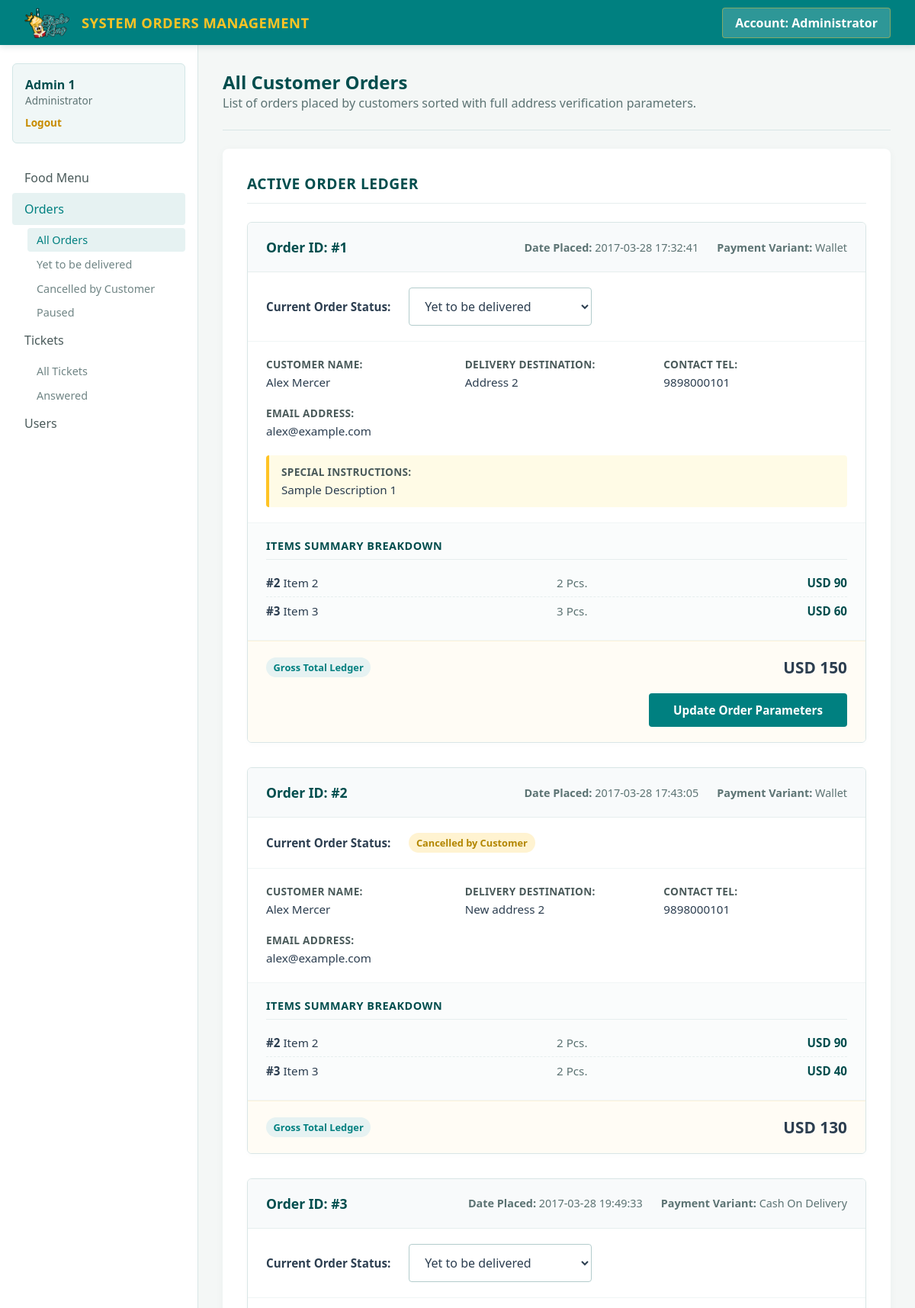
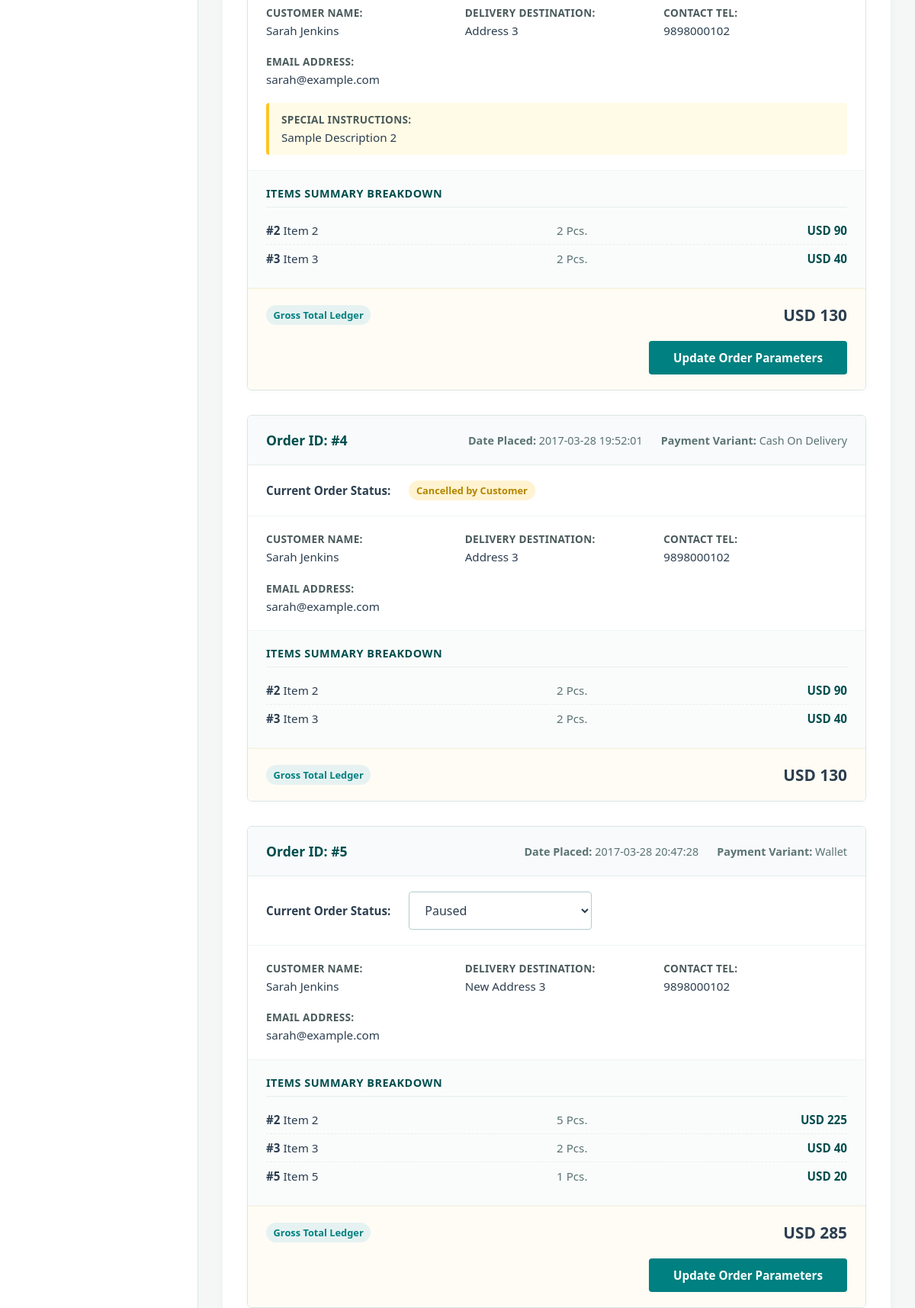
The app's page /all-orders.php (signed in, upper part) with its own data (2 pictures, top to bottom).
### tables this page shows
CREATE TABLE `orders` (
  `id` int(11) NOT NULL,
  `customer_id` int(11) NOT NULL,
  `address` varchar(300) NOT NULL,
  `description` varchar(300) NOT NULL,
  `date` datetime NOT NULL DEFAULT CURRENT_TIMESTAMP,
  `payment_type` varchar(16) NOT NULL DEFAULT 'Wallet',
  `total` int(11) NOT NULL,
  `status` varchar(25) NOT NULL DEFAULT 'Yet to be delivered',
  `deleted` tinyint(4) NOT NULL DEFAULT '0'
);

CREATE TABLE `users` (
  `id` int(11) NOT NULL,
  `role` varchar(15) NOT NULL DEFAULT 'Customer',
  `name` varchar(15) NOT NULL,
  `username` varchar(10) NOT NULL,
  `password` varchar(16) NOT NULL,
  `email` varchar(35) DEFAULT NULL,
  `address` varchar(300) DEFAULT NULL,
  `contact` bigint(11) NOT NULL,
  `verified` tinyint(1) NOT NULL DEFAULT '0',
  `deleted` tinyint(4) NOT NULL DEFAULT '0'
);

CREATE TABLE `order_details` (
  `id` int(11) NOT NULL,
  `order_id` int(11) NOT NULL,
  `item_id` int(11) NOT NULL,
  `quantity` int(11) NOT NULL,
  `price` int(11) NOT NULL
);

CREATE TABLE `items` (
  `id` int(11) NOT NULL,
  `name` varchar(20) NOT NULL,
  `price` int(11) NOT NULL,
  `deleted` tinyint(4) NOT NULL DEFAULT '0'
);

### includes/connect.php (called while the page is built, shortened)
<?php
$name = $_SESSION['name'];
$role = $_SESSION['role'];
?>

### all-orders.php (the view, shortened to what this page needs)
<?php
include 'includes/connect.php';
  if($_SESSION['admin_sid']==session_id())
  {
    ?>
<!DOCTYPE html>
<html lang="en">
<head>
  <link href="css/style.css" type="text/css" rel="stylesheet" media="screen,projection">
</head>
<body class="admin-theme">
  <header>
    <div class="nav-wrapper">
      <div class="header-brand-group">
        <a href="index.php">
          <img src="images/SKLogo.png" alt="Logo" class="header-logo-img">
        </a>
        <span class="logo-text">System Orders Management</span>
      </div>
      <div class="balance-box">
        Account: <?php echo htmlspecialchars($role); ?>
      </div>
    </div>
  </header>
  <div class="dashboard-grid">
    <aside>
      <div class="user-details">
        <span class="profile-name"><?php echo htmlspecialchars($name); ?></span>
        <p class="user-role"><?php echo htmlspecialchars($role); ?></p>
        <a href="routers/logout.php" class="logout-link">Logout</a>
      </div>
      <ul class="side-nav-links">
        <li>
          <a href="index.php">Food Menu</a>
        </li>
        <li class="active">
          <a>Orders</a>
          <ul>
            <li class="<?php echo !isset($_GET['status']) ? 'active' : ''; ?>">
              <a href="all-orders.php">All Orders</a>
            </li>
            <?php
              $sql = mysqli_query($con, "SELECT DISTINCT status FROM orders;");
              while($row = mysqli_fetch_array($sql)){
                $is_active = (isset($_GET['status']) && $_GET['status'] == $row['status']) ? 'class="active"' : '';
                echo '<li ' . $is_active . '><a href="all-orders.php?status=' . urlencode($row['status']) . '">' . htmlspecialchars($row['status']) . '</a></li>';
              }
            ?>
          </ul>
        </li>
        <li>
          <a>Tickets</a>
          <ul>
            <li><a href="all-tickets.php">All Tickets</a></li>
            <?php
              $sql = mysqli_query($con, "SELECT DISTINCT status FROM tickets;");
              while($row = mysqli_fetch_array($sql)){
                echo '<li><a href="all-tickets.php?status=' . urlencode($row['status']) . '">' . htmlspecialchars($row['status']) . '</a></li>';
              }
            ?>
          </ul>
        </li>
        <li>
          <a href="users.php">Users</a>
        </li>
      </ul>
    </aside>
    <main>
      <h5 class="breadcrumbs-title">All Customer Orders</h5>
      <p class="caption">List of orders placed by customers sorted with full address verification parameters.</p>
      <div class="divider"></div>
      <div class="content-card">
        <h4 class="workspace-section-heading" style="color: #004d4d; font-size: 1.2rem; font-weight: 600; margin-bottom: 1.5rem;">Active Order Ledger</h4>
        <?php
          if(isset($_GET['status'])){
            $status_filter = $_GET['status'];
          } else {
            $status_filter = '%';
          }
          $sql = mysqli_query($con, "SELECT * FROM orders WHERE status LIKE '$status_filter';");
          while($row = mysqli_fetch_array($sql))
          {
            $status = $row['status'];
            $deleted = $row['deleted'];
            $order_id = $row['id'];
            $customer_id = $row['customer_id'];
            echo '<div class="order-card-wrapper">';
            if(!$deleted) {
              echo '  <form method="post" action="routers/edit-orders.php">';
            }
            echo '  <ul class="orders-collection">';
            echo '    <li class="order-group-item order-header-row">';
            echo '      <div class="order-title-id">Order ID: #' . htmlspecialchars($order_id) . '</div>';
            echo '      <div class="order-meta-info">';
            echo '        <p><strong>Date Placed:</strong> ' . htmlspecialchars($row['date']) . '</p>';
            echo '        <p><strong>Payment Variant:</strong> ' . htmlspecialchars($row['payment_type']) . '</p>';
            echo '      </div>';
            echo '    </li >';
            echo '    <li class="order-group-item">';
            echo '      <div class="status-alignment-row">';
            echo '        <div class="status-label"><strong>Current Order Status:</strong></div>';
            if($deleted) {
              echo '      <div><span class="badge-ui bg-dark">' . htmlspecialchars($status) . '</span></div>';
            } else {
              echo '      <div class="status-input-group">';
              echo '        <div class="input-field" style="margin: 0;">';
              echo '          <select name="status">';
              echo '            <option value="Yet to be delivered" ' . ($status == 'Yet to be delivered' ? 'selected' : '') . '>Yet to be delivered</option>';
              echo '            <option value="Paused" ' . ($status == 'Paused' ? 'selected' : '') . '>Paused</option>';
              echo '          </select>';
              echo '        </div>';
              echo '      </div>';
            }
            echo '      </div>';
            echo '    </li>';
            $sql3 = mysqli_query($con, "SELECT * FROM users WHERE id = $customer_id;");
            while($row3 = mysqli_fetch_array($sql3))
            {
              echo '    <li class="order-group-item">';
              echo '      <div class="order-customer-grid">';
              echo '        <div><strong>Customer Name:</strong><p>' . htmlspecialchars($row3['name']) . '</p></div>';
              echo '        <div><strong>Delivery Destination:</strong><p>' . htmlspecialchars($row['address']) . '</p></div>';
              if(!empty($row3['contact'])) echo '<div><strong>Contact Tel:</strong><p>' . htmlspecialchars($row3['contact']) . '</p></div>';
              if(!empty($row3['email'])) echo '<div><strong>Email Address:</strong><p>' . htmlspecialchars($row3['email']) . '</p></div>';
              if(!empty($row['description'])) echo '<div class="grid-span-full"><strong>Special Instructions:</strong><p>' . htmlspecialchars($row['description']) . '</p></div>';
              echo '      </div>';
              echo '    </li>';
            }
            $sql1 = mysqli_query($con, "SELECT * FROM order_details WHERE order_id = $order_id;");
            echo '    <li class="order-group-item items-summary-section">';
            echo '      <p class="summary-header"><strong>Items Summary Breakdown</strong></p>';
            while($row1 = mysqli_fetch_array($sql1))
            {
              $item_id = $row1['item_id'];
              $item_name = "Unknown Item";
              $sql2 = mysqli_query($con, "SELECT name FROM items WHERE id = $item_id;");
              if($row2 = mysqli_fetch_array($sql2)) {
                $item_name = $row2['name'];
              }
              echo '      <div class="order-item-line">';
              echo '        <div class="item-name-tag"><strong>#' . htmlspecialchars($row1['item_id']) . '</strong> ' . htmlspecialchars($item_name) . '</div>';
              echo '        <div class="item-qty-tag">' . htmlspecialchars($row1['quantity']) . ' Pcs.</div>';
              echo '        <div class="item-price-tag">USD ' . htmlspecialchars($row1['price']) . '</div>';
              echo '      </div>';
            }
            echo '    </li>';
            echo '    <li class="order-group-item closing-summary-row">';
            echo '      <div class="order-total-row">';
            echo '        <div><span class="badge-ui bg-info">Gross Total Ledger</span></div>';
            echo '        <div class="order-total-price">USD ' . htmlspecialchars($row['total']) . '</div>';
            echo '      </div>';
            if(!$deleted) {
              echo '      <div class="action-btn-container">';
              echo '        <button class="btn" type="submit" name="action">Update Order Parameters</button>';
              echo '      </div>';
            }
            echo '    </li>';
            echo '  </ul>';
            if(!$deleted) {
              echo '  </form>';
            }
            echo '</div>';
          }
        ?>
      </div>
    </main>
  </div>
</body>
</html>
<?php
  }
?>

### records on screen
orders: id "1", date "2017-03-28 17:32:41", payment_type "Wallet", status "Yet to be delivered", address "Address 2", description "Sample Description 1", total "150", deleted "Update Order Parameters"
users: name "Alex Mercer", contact "9898000101", email "alex@example.com"
order_details: item "2", item.name "Item 2", quantity "2", price "90"
order_details: item "3", item.name "Item 3", quantity "3", price "60"
orders: id "2", date "2017-03-28 17:43:05", payment_type "Wallet", status "Cancelled by Customer", address "New address 2", total "130"
order_details: item "2", item.name "Item 2", quantity "2", price "90"
order_details: item "3", item.name "Item 3", quantity "2", price "40"
orders: id "3", date "2017-03-28 19:49:33", payment_type "Cash On Delivery", status "Yet to be delivered", address "Address 3", description "Sample Description 2", total "130", deleted "Update Order Parameters"
users: name "Sarah Jenkins", contact "9898000102", email "sarah@example.com"
order_details: item "2", item.name "Item 2", quantity "2", price "90"
order_details: item "3", item.name "Item 3", quantity "2", price "40"
orders: id "4", date "2017-03-28 19:52:01", payment_type "Cash On Delivery", status "Cancelled by Customer", address "Address 3", total "130"
order_details: item "2", item.name "Item 2", quantity "2", price "90"
order_details: item "3", item.name "Item 3", quantity "2", price "40"
orders: id "5", date "2017-03-28 20:47:28", payment_type "Wallet", status "Paused", address "New Address 3", total "285", deleted "Update Order Parameters"
order_details: item "2", item.name "Item 2", quantity "5", price "225"
order_details: item "3", item.name "Item 3", quantity "2", price "40"
order_details: item "5", item.name "Item 5", quantity "1", price "20"

### other values on screen
$role "Administrator"
$name "Admin 1"
$row['status'] "Yet to be delivered"
$row['status'] "Cancelled by Customer"
$row['status'] "Paused"
$row['status'] "Answered"
